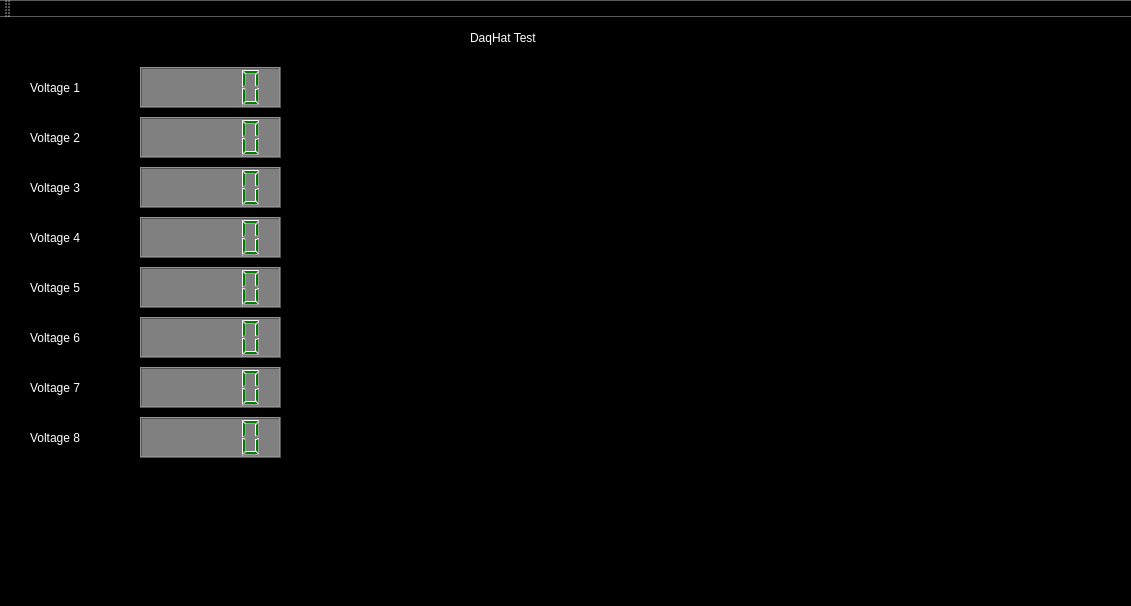
<?xml version="1.0" encoding="UTF-8"?>
<ui version="4.0">
 <class>MainWindow</class>
 <widget class="QMainWindow" name="MainWindow">
  <property name="geometry">
   <rect>
    <x>0</x>
    <y>0</y>
    <width>1131</width>
    <height>606</height>
   </rect>
  </property>
  <property name="windowTitle">
   <string>MainWindow</string>
  </property>
  <property name="styleSheet">
   <string notr="true">background-color: black; color:white;</string>
  </property>
  <widget class="QWidget" name="centralWidget">
   <widget class="QLabel" name="label">
    <property name="geometry">
     <rect>
      <x>470</x>
      <y>10</y>
      <width>151</width>
      <height>22</height>
     </rect>
    </property>
    <property name="styleSheet">
     <string notr="true">color:white;</string>
    </property>
    <property name="text">
     <string>DaqHat Test</string>
    </property>
   </widget>
   <widget class="QLCDNumber" name="voltage1">
    <property name="geometry">
     <rect>
      <x>140</x>
      <y>50</y>
      <width>141</width>
      <height>41</height>
     </rect>
    </property>
    <property name="styleSheet">
     <string notr="true">background-color:grey; color:green</string>
    </property>
   </widget>
   <widget class="QLCDNumber" name="voltage2">
    <property name="geometry">
     <rect>
      <x>140</x>
      <y>100</y>
      <width>141</width>
      <height>41</height>
     </rect>
    </property>
    <property name="styleSheet">
     <string notr="true">background-color:grey; color:green</string>
    </property>
   </widget>
   <widget class="QLCDNumber" name="voltage3">
    <property name="geometry">
     <rect>
      <x>140</x>
      <y>150</y>
      <width>141</width>
      <height>41</height>
     </rect>
    </property>
    <property name="styleSheet">
     <string notr="true">background-color:grey; color:green</string>
    </property>
   </widget>
   <widget class="QLCDNumber" name="voltage4">
    <property name="geometry">
     <rect>
      <x>140</x>
      <y>200</y>
      <width>141</width>
      <height>41</height>
     </rect>
    </property>
    <property name="styleSheet">
     <string notr="true">background-color:grey; color:green</string>
    </property>
   </widget>
   <widget class="QLCDNumber" name="voltage7">
    <property name="geometry">
     <rect>
      <x>140</x>
      <y>350</y>
      <width>141</width>
      <height>41</height>
     </rect>
    </property>
    <property name="styleSheet">
     <string notr="true">background-color:grey; color:green</string>
    </property>
   </widget>
   <widget class="QLCDNumber" name="voltage8">
    <property name="geometry">
     <rect>
      <x>140</x>
      <y>400</y>
      <width>141</width>
      <height>41</height>
     </rect>
    </property>
    <property name="styleSheet">
     <string notr="true">background-color:grey; color:green</string>
    </property>
   </widget>
   <widget class="QLCDNumber" name="voltage6">
    <property name="geometry">
     <rect>
      <x>140</x>
      <y>300</y>
      <width>141</width>
      <height>41</height>
     </rect>
    </property>
    <property name="styleSheet">
     <string notr="true">background-color:grey; color:green</string>
    </property>
   </widget>
   <widget class="QLCDNumber" name="voltage5">
    <property name="geometry">
     <rect>
      <x>140</x>
      <y>250</y>
      <width>141</width>
      <height>41</height>
     </rect>
    </property>
    <property name="styleSheet">
     <string notr="true">background-color:grey; color:green</string>
    </property>
   </widget>
   <widget class="QLabel" name="label_2">
    <property name="geometry">
     <rect>
      <x>30</x>
      <y>60</y>
      <width>68</width>
      <height>22</height>
     </rect>
    </property>
    <property name="text">
     <string>Voltage 1</string>
    </property>
   </widget>
   <widget class="QLabel" name="label_3">
    <property name="geometry">
     <rect>
      <x>30</x>
      <y>110</y>
      <width>68</width>
      <height>22</height>
     </rect>
    </property>
    <property name="text">
     <string>Voltage 2</string>
    </property>
   </widget>
   <widget class="QLabel" name="label_4">
    <property name="geometry">
     <rect>
      <x>30</x>
      <y>160</y>
      <width>68</width>
      <height>22</height>
     </rect>
    </property>
    <property name="text">
     <string>Voltage 3</string>
    </property>
   </widget>
   <widget class="QLabel" name="label_5">
    <property name="geometry">
     <rect>
      <x>30</x>
      <y>210</y>
      <width>68</width>
      <height>22</height>
     </rect>
    </property>
    <property name="text">
     <string>Voltage 4</string>
    </property>
   </widget>
   <widget class="QLabel" name="label_6">
    <property name="geometry">
     <rect>
      <x>30</x>
      <y>260</y>
      <width>68</width>
      <height>22</height>
     </rect>
    </property>
    <property name="text">
     <string>Voltage 5</string>
    </property>
   </widget>
   <widget class="QLabel" name="label_7">
    <property name="geometry">
     <rect>
      <x>30</x>
      <y>310</y>
      <width>68</width>
      <height>22</height>
     </rect>
    </property>
    <property name="text">
     <string>Voltage 6</string>
    </property>
   </widget>
   <widget class="QLabel" name="label_8">
    <property name="geometry">
     <rect>
      <x>30</x>
      <y>360</y>
      <width>68</width>
      <height>22</height>
     </rect>
    </property>
    <property name="text">
     <string>Voltage 7</string>
    </property>
   </widget>
   <widget class="QLabel" name="label_9">
    <property name="geometry">
     <rect>
      <x>30</x>
      <y>410</y>
      <width>68</width>
      <height>22</height>
     </rect>
    </property>
    <property name="text">
     <string>Voltage 8</string>
    </property>
   </widget>
  </widget>
  <widget class="QMenuBar" name="menuBar">
   <property name="geometry">
    <rect>
     <x>0</x>
     <y>0</y>
     <width>1131</width>
     <height>28</height>
    </rect>
   </property>
  </widget>
  <widget class="QToolBar" name="mainToolBar">
   <attribute name="toolBarArea">
    <enum>TopToolBarArea</enum>
   </attribute>
   <attribute name="toolBarBreak">
    <bool>false</bool>
   </attribute>
  </widget>
  <widget class="QStatusBar" name="statusBar"/>
 </widget>
 <layoutdefault spacing="6" margin="11"/>
 <resources/>
 <connections/>
</ui>
